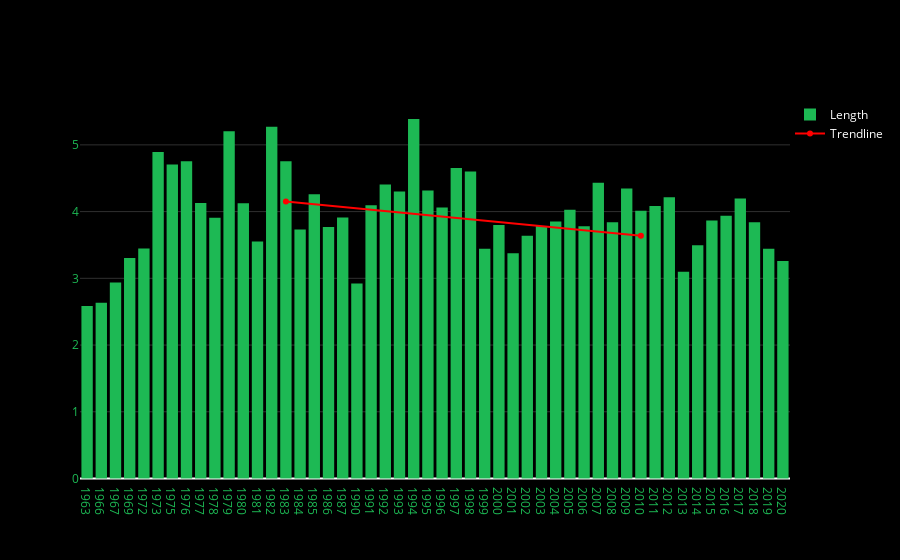

Notebook cell for this chart:
### Code cell
import plotly.graph_objects as go

fig = go.Figure()

fig.add_trace(
    go.Scatter(x=df2000["med year"], y=df2000["av len"], marker=dict(color="red"), name="Trendline"
    ))

fig.add_trace(
    go.Bar(x=dflpd["year"], y=dflpd["av. length in min"], marker=dict(color="#1DB954"), marker_line_width = 0, name="Length"
    ))

fig.add_shape( # add a vertical line
    type="line", line_color="#1DB954", line_width=3, opacity=1, line_dash="dot",
    x0=2000, x1=2000, xref="paper", y0=0, y1=1
)

fig.update_xaxes(title_font=dict(color='#1DB954'), tickfont=dict(color='#1DB954'), type='category', categoryorder='category ascending', showgrid=False)
fig.update_yaxes(title_font=dict(color='#1DB954'), tickfont=dict(color='#1DB954'), gridcolor='#303030')
fig.update_layout({'plot_bgcolor': 'rgba(0,0,0,250)', 'paper_bgcolor': 'rgba(0,0,0,250)'},     
                  legend=dict(
                    x=1,
                    y=1,
                    traceorder="reversed",
                    font=dict(
                    size=12,
                    color="white"
                        )))
fig.show()

### Figure 1 — Plotly figure (JSON) as saved in the notebook; plotly's stock layout.template omitted (floating-point values rounded to 4 significant figures)
{"data": [{"marker": {"color": "red"}, "name": "Trendline", "type": "scatter", "x": [1983, 2010], "y": [4.151, 3.637]}, {"marker": {"color": "#1DB954", "line": {"width": 0}}, "name": "Length", "type": "bar", "x": ["1963", "1966", "1967", "1969", "1972", "1973", "1975", "1976", "1977", "1978", "1979", "1980", "1981", "1982", "1983", "1984", "1985", "1986", "1987", "1990", "1991", "1992", "1993", "1994", "1995", "1996", "1997", "1998", "1999", "2000", "2001", "2002", "2003", "2004", "2005", "2006", "2007", "2008", "2009", "2010", "2011", "2012", "2013", "2014", "2015", "2016", "2017", "2018", "2019", "2020"], "y": [2.587, 2.633, 2.938, 3.305, 3.445, 4.892, 4.707, 4.756, 4.129, 3.908, 5.202, 4.125, 3.551, 5.272, 4.755, 3.731, 4.261, 3.771, 3.911, 2.923, 4.094, 4.406, 4.3, 5.388, 4.315, 4.062, 4.654, 4.603, 3.445, 3.801, 3.375, 3.638, 3.783, 3.853, 4.028, 3.779, 4.432, 3.84, 4.345, 4.014, 4.082, 4.216, 3.099, 3.496, 3.865, 3.937, 4.197, 3.839, 3.444, 3.258]}], "layout": {"legend": {"font": {"color": "white", "size": 12}, "traceorder": "reversed", "x": 1, "y": 1}, "paper_bgcolor": "rgba(0,0,0,250)", "plot_bgcolor": "rgba(0,0,0,250)", "shapes": [{"line": {"color": "#1DB954", "dash": "dot", "width": 3}, "opacity": 1, "type": "line", "x0": 2000, "x1": 2000, "xref": "paper", "y0": 0, "y1": 1}], "xaxis": {"categoryorder": "category ascending", "showgrid": false, "tickfont": {"color": "#1DB954"}, "title": {"font": {"color": "#1DB954"}}, "type": "category"}, "yaxis": {"gridcolor": "#303030", "tickfont": {"color": "#1DB954"}, "title": {"font": {"color": "#1DB954"}}}}}
